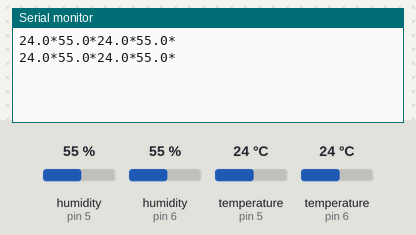
The sketch below on a simulated Arduino Uno, built with avr-gcc and run on an emulated ATmega328P. Shown: the last lines printed to the serial monitor. Inputs (shaded band) come from the test bench; at power-on: humidity (sensors on pin 5, pin 6) 55 %, temperature (sensors on pin 5, pin 6) 24 °C.

Above: at 1.8 s.
1.9 s: humidity (sensor on pin 5) set to 22 %
At 2.9 s:
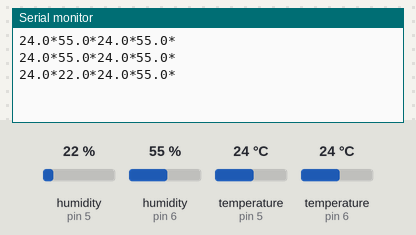
3.4 s: humidity (sensor on pin 6) set to 22 %
At 4.7 s:
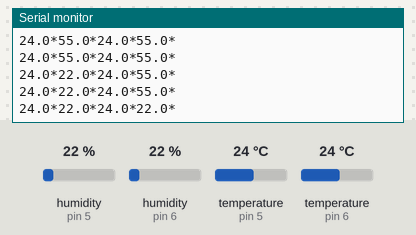
4.9 s: temperature (sensor on pin 5) set to 12 °C
At 5.9 s:
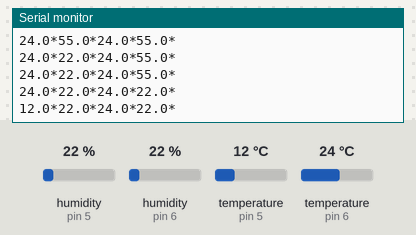
6.4 s: temperature (sensor on pin 6) set to 12 °C
At 7.7 s:
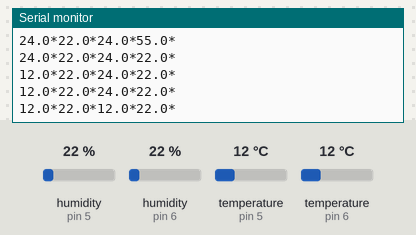
7.9 s: humidity (sensor on pin 5) set to 40 %
At 8.9 s:
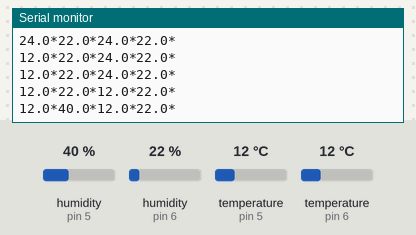
9.4 s: humidity (sensor on pin 6) set to 40 %
At 10.9 s:
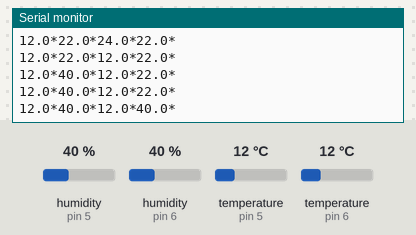
Timing chart, 0 to 11.9 s (numbered marks = the images above; inputs shaded):
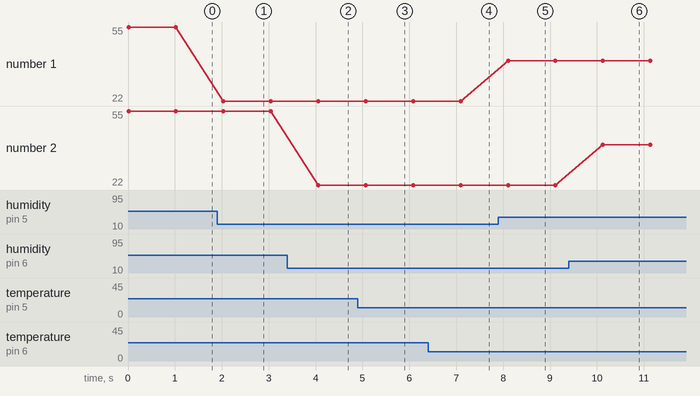

The sketch:

MY_DATALOGGER.ino
```cpp
#include <dht.h>

dht DHT;
dht DHT1;
#define DHT22_PIN 5
#define DHT221_PIN 6
void setup() {
  // put your setup code here, to run once:
 Serial.begin(2000000);
}

void loop() {


    int chk = DHT.read22(DHT22_PIN);
 int chk1 = DHT1.read22(DHT221_PIN);


  // put your main code here, to run repeatedly:
double nem,sicaklik;
  nem=  DHT.humidity;
 sicaklik=DHT.temperature;

 double nem1,sicaklik1;
  nem1=  DHT1.humidity;
 sicaklik1=DHT1.temperature;

 Serial.print(sicaklik,1);
   Serial.print("*");
 //Serial.print(" \n");
     Serial.print(nem,1);
  // Serial.print("*");
Serial.print("*");
//Serial.print(" \n");

Serial.print(sicaklik1,1);
   Serial.print("*");
 //Serial.print(" \n");
     Serial.print(nem1,1);
  // Serial.print("*");
Serial.print("*");
Serial.print(" \n");

  //  Serial.println();
delay(1000);
}
```

Measured:
- after the input at 1.9 s, the serial monitor: prints a new line after 0.13 s (image 1)
- after the input at 3.4 s, the serial monitor: prints a new line after 0.66 s (image 2)
- after the input at 4.9 s, the serial monitor: prints a new line after 0.17 s (image 3)
- after the input at 6.4 s, the serial monitor: prints a new line after 0.69 s (image 4)
- after the input at 7.9 s, the serial monitor: prints a new line after 0.21 s (image 5)
- after the input at 9.4 s, the serial monitor: prints a new line after 0.73 s (image 6)
- plotted number 1: 55 → 22 after the input at 1.9 s, 22 → 40 after the input at 7.9 s
